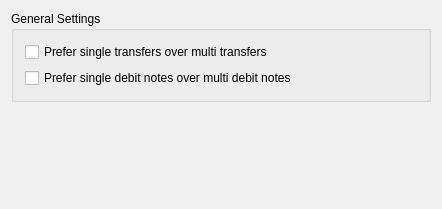
<?xml version="1.0" encoding="UTF-8"?>
<ui version="4.0">
 <class>CfgTabPageAccountHbciUi</class>
 <widget class="QWidget" name="CfgTabPageAccountHbciUi">
  <property name="geometry">
   <rect>
    <x>0</x>
    <y>0</y>
    <width>442</width>
    <height>209</height>
   </rect>
  </property>
  <property name="windowTitle">
   <string>HBCI</string>
  </property>
  <layout class="QVBoxLayout">
   <item>
    <widget class="Q3GroupBox" name="groupBox1">
     <property name="title">
      <string>General Settings</string>
     </property>
     <layout class="QVBoxLayout">
      <item>
       <widget class="QCheckBox" name="preferSingleTransferCheck">
        <property name="text">
         <string>Prefer single transfers over multi transfers</string>
        </property>
       </widget>
      </item>
      <item>
       <widget class="QCheckBox" name="preferSingleDebitNoteCheck">
        <property name="text">
         <string>Prefer single debit notes over multi debit notes</string>
        </property>
       </widget>
      </item>
     </layout>
    </widget>
   </item>
   <item>
    <spacer name="spacer10">
     <property name="orientation">
      <enum>Qt::Vertical</enum>
     </property>
     <property name="sizeType">
      <enum>QSizePolicy::Expanding</enum>
     </property>
     <property name="sizeHint" stdset="0">
      <size>
       <width>21</width>
       <height>61</height>
      </size>
     </property>
    </spacer>
   </item>
  </layout>
 </widget>
 <layoutdefault spacing="6" margin="11"/>
 <pixmapfunction>qPixmapFromMimeSource</pixmapfunction>
 <customwidgets>
  <customwidget>
   <class>Q3GroupBox</class>
   <extends>QGroupBox</extends>
   <header>Qt3Support/Q3GroupBox</header>
   <container>1</container>
  </customwidget>
 </customwidgets>
 <resources/>
 <connections/>
</ui>
